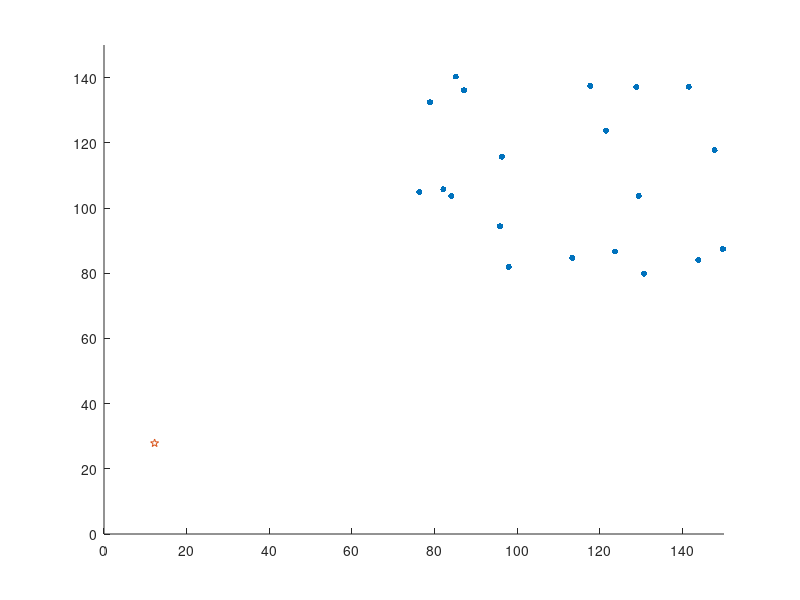

Source code (MATLAB): (Note: this script raises an error after producing the figure.)
%% This section does all calculation of initial conditions of the simulation

height = 150; % height of arena (y-axis)
width = 150; % width of arena (x-axis)
x = 1; % easy for row indexing
y = 2;
numSheep = 20; % the number of sheep being simulated
sheepRadius = 2; % how far the sheep need to be from other sheep to be "comfortable"
shepherdRadius = 65; % this is how close the shepherd can be before influencing the sheep
clusterRadius = sheepRadius*numSheep^(2/3); % determining the radius of clustering of the flock
drivingDistance = sheepRadius*sqrt(numSheep); % distance from GCM to driving position
circleSize = 20; % for plotting circles

% sheep initially spawn randomly in the upper right quadrant of the arena
% so they are bound between 0.5 and 1 in both x and y
outerMod = 1;
innerMod = 0.5;
% the shepherd will spawn in any other quadrant so the spawning arrangement
% is a little different - see code below
shepOuterMod = 0.5;

% initialise variables to blank canvases
sheepMatrix = zeros(20,2);
directions = zeros(20,2);
norms = zeros(1,20);
temp = zeros(1,2);
furthestIndex = 0;
furthestNorm = 0;
scalingFactorCollect = 0;
% calculate random values for the (x,y) coordinates for each sheep
for s = 1:numSheep
    sheepMatrix(s,x) = (outerMod*width - innerMod*width)*rand(1)+ innerMod*width;
    sheepMatrix(s,y) = (outerMod*height - innerMod*height)*rand(1)+ innerMod*height;
end
% calculate initial position for the shepherd - here, either the shepherd
% is bound to the left half of the arena or the bottom half of the arena
shepherdRand = rand(1);
if shepherdRand < 0.5
    % in this case, the shepherd is bound to the left half of the arena
    shepherdPos(x) = (shepOuterMod*width)*rand(1);
    shepherdPos(y) = height*rand(1);
else
    % in this case, the shepherd is bound to the lower half of the arena
    shepherdPos(x) = width*rand(1);
    shepherdPos(y) = (shepOuterMod*height)*rand(1);
end
figure(1);
scatter(sheepMatrix(:,x),sheepMatrix(:,y),circleSize,'filled');
hold on; scatter(shepherdPos(x),shepherdPos(y),'p');
xlim([0 width]); ylim([0 height]);
%% This section will calculate all positions and vectors for each time step until the simulation is complete
for timesteps = 1:1000
    sheepMatrixReshaped = reshape(sheepMatrix, [numSheep*2,1]);
    % these values must be reset each time
    furthestIndex = 0;
    furthestNorm = 0;
    % calculate the GCM of the flock
    [GCMNeural,nil1,nil2] = GCMNetwork(sheepMatrixReshaped,x,y);
    GCMNeuralReshaped = GCMNeural;
    GCMNeural = reshape(GCMNeural,[1,2]);
    GCMNeuralNorm = norm(GCMNeural);
    % calculate the direction vectors from each sheep to the GCM
    for s = 1:numSheep
    directions(s,x) = sheepMatrix(s,x) - GCMNeural(x);
    directions(s,y) = sheepMatrix(s,y) - GCMNeural(y);
    end
    % determine furthest sheep and how far away it is from the GCM
    for s = 1:numSheep
        temp = [directions(s,x) directions(s,y)];
        norms(s) = norm(temp);
        if (norms(s) > furthestNorm)
            furthestNorm = norms(s);
            furthestIndex = s;
        end
    end
    % calculate all of the neural network inputs
    scalingFactorBackofFlock = (GCMNeuralNorm + furthestNorm)/GCMNeuralNorm;
    backOfFlock(x) = (GCMNeural(x)*scalingFactorBackofFlock);
    backOfFlock(y) = (GCMNeural(y)*scalingFactorBackofFlock);
    backOfFlockReshaped = reshape(backOfFlock,[2,1]);  
    drivingInput = [GCMNeuralReshaped;backOfFlockReshaped];
    furthestSheepCoords = [sheepMatrix(furthestIndex,1) sheepMatrix(furthestIndex,2)];
    furthestSheepReshaped = reshape(furthestSheepCoords,[2,1]);
    isClusteredInput = [GCMNeuralReshaped;furthestSheepReshaped];
    collectingInput = [GCMNeuralReshaped;furthestSheepReshaped];
    % determine if the furthest sheep from the GCM is outside of the
    % clustering radius
    [isClusteredRaw,nil1,nil2] = isClusteredNetwork(isClusteredInput,x,y);
    % ensure this is a logical
    isClusteredNeural = round(isClusteredRaw);
    [collectingPosNeural,nil1,nil2] = collectingPosNetwork(collectingInput,x,y);
    collectingPosNeural = reshape(collectingPosNeural,[1,2]);
    
    [drivingPosNeural,nil1,nil2] = drivingPosNetwork(drivingInput,x,y);
    drivingPosNeural = reshape(drivingPosNeural,[1,2]);
    % recalculate new positions of each sheep and the shepherd based on
    % their various radii and vectors related to each other
    
    % for each sheep that we have
    for s = 1:numSheep
        % reset the vector forces to zero for this sheep
        xDiff = 0;
        yDiff = 0;
        xDifft = 0;
        yDifft = 0;
        % see if the shepherd is close enough to influence this sheep
        shepherdInfluence(s,x) = shepherdPos(x) - sheepMatrix(s,x);
        shepherdInfluence(s,y) = shepherdPos(y) - sheepMatrix(s,y);
        shepherdDistance = norm([shepherdInfluence(s,x) shepherdInfluence(s,y)]);
        % if the shepherd is too close then this sheep is repelled by the
        % shepherd and attracted to the flock GCM
        if shepherdDistance < shepherdRadius
            % we add a unit vector in the opposite direction from the
            % shepherd
            xDiff = xDiff - shepherdInfluence(s,x)/shepherdDistance;
            yDiff = yDiff - shepherdInfluence(s,y)/shepherdDistance;
            % we also add a GCM scaled unit vector towards the GCM
            xDiff = xDiff - 1.05*directions(s,x)/norm([directions(s,x) directions(s,y)]);
            yDiff = yDiff - 2*directions(s,y)/norm([directions(s,x) directions(s,y)]);
        end
        for t = 1:numSheep
            % for each sheep that is not this sheep
            if t ~= s
                % we calculate how far away that sheep is
                howFar(x) = sheepMatrix(t,x) - sheepMatrix(s,x);
                howFar(y) = sheepMatrix(t,y) - sheepMatrix(s,y);
                normHowFar = norm([howFar(x) howFar(y)]);
                % if that sheep is too close, then we add a sheepRadius
                % scaled vector away from that sheep
                if normHowFar < sheepRadius
                    xDifft = xDifft - sheepRadius*howFar(x)/normHowFar;
                    yDifft = yDifft - sheepRadius*howFar(y)/normHowFar;
                end
            end
        end
        % these values are already normalised so each sheep only
        % experiences one vector impulse as a result of all other sheep
        xDiff = xDiff + xDifft/t;
        yDiff = yDiff + yDifft/t;
        % we finally scale the resulting vector of this sheep back to its
        % speed, which is one
        normDiff = norm([xDiff yDiff]);
        % if the sheep needs to move at all, then normDiff will be non-zero
        if normDiff > 0
            xDiff = xDiff/normDiff;
            yDiff = yDiff/normDiff;
            % and then give this sheep its new position, checking for
            % boundaries of the arena
            if (sheepMatrix(s,x) + xDiff) > 0 && (sheepMatrix(s,x) + xDiff) < width
                sheepMatrix(s,x) = sheepMatrix(s,x) + xDiff;
            end
            if (sheepMatrix(s,y) + yDiff) > 0 && (sheepMatrix(s,y) + yDiff) < height
                sheepMatrix(s,y) = sheepMatrix(s,y) + yDiff;
            end
        end
    end
    % we now give the shepherd its new position
    % first, we determine if the shepherd must pause for this time step
    % because it is too close to a sheep
    tooClose = 0;
    for s = 1:numSheep
        % calculate how far each sheep is away
        howFar(x) = shepherdPos(x) - sheepMatrix(s,x);
        howFar(y) = shepherdPos(y) - sheepMatrix(s,y);
        normHowFar = norm([howFar(x) howFar(y)]);
        % check if the shepherd is too close
        if normHowFar < 3*sheepRadius
            % if so, then we don't do any more computation and the shepherd
            % stays in place
            tooClose = 1;
            break;
        end
    end
    % if at this point, the shepherd is not too close to a sheep
    if tooClose == 0
        % if the flock is clustered enough
        if isClusteredNeural >= 1
            % then the shepherd goes to the driving position
            shepherdMove(x) = drivingPosNeural(x) - shepherdPos(x);
            shepherdMove(y) = drivingPosNeural(y) - shepherdPos(y);
        else
            % otherwise, it goes to the collecting position
            shepherdMove(x) = collectingPosNeural(x) - shepherdPos(x);
            shepherdMove(y) = collectingPosNeural(y) - shepherdPos(y);
        end
        % we then scale how far the shepherd moves (as it moves at a max
        % speed of 1.5 m/s)
        normShepherdMove = norm([shepherdMove(x) shepherdMove(y)]);
        if (shepherdPos(x) + 1.5*shepherdMove(x)/normShepherdMove) > 0 && (shepherdPos(x) + 1.5*shepherdMove(x)/normShepherdMove) < width
            shepherdPos(x) = shepherdPos(x) + 1.5*shepherdMove(x)/normShepherdMove;
        end
        if (shepherdPos(y) + 1.5*shepherdMove(y)/normShepherdMove) > 0 && (shepherdPos(y) + 1.5*shepherdMove(y)/normShepherdMove) < height
            shepherdPos(y) = shepherdPos(y) + 1.5*shepherdMove(y)/normShepherdMove;
        end
    end
    % plot this timestep
    figure(1);
    clf('reset');
    rectangle('Position',[0 0 width height]);
    set(gcf,'color','w');
    set(gca,'visible','off');
    hold on; scatter(shepherdPos(x),shepherdPos(y),'p','MarkerEdgeColor','r','MarkerFaceColor','r');
    hold on; scatter(collectingPosNeural(x),collectingPosNeural(y),circleSize,'filled','MarkerFaceColor',[0.2 0.8 0.2]);
    hold on; scatter(drivingPosNeural(x),drivingPosNeural(y),circleSize,'filled','r');
    hold on; scatter(sheepMatrix(:,x),sheepMatrix(:,y),circleSize,'filled','MarkerFaceColor',[0.2 0.2 0.9]);
    legend('shepherd','collecting position','driving position','sheep positions');
    xlim([-50 100+width]); ylim([-50 100+height]);
    F(timesteps) = getframe(gcf);
    % if the shepherd is close enough to the goal, then we stop
    if norm([shepherdPos(x) shepherdPos(y)]) < 20 & norm([drivingPosNeural(x) drivingPosNeural(y)]) < 20
        break;
    end
end
% create the video writer with 1 fps
writerObj = VideoWriter('fullSimNeural.avi');
writerObj.FrameRate = 10;
% open the video writercollectingPosNeural
open(writerObj);
% write the frames to the video
for i=1:length(F)
    % convert the image to a frame
    frame = F(i);    
    writeVideo(writerObj, frame);
end
% close the writer object
close(writerObj);